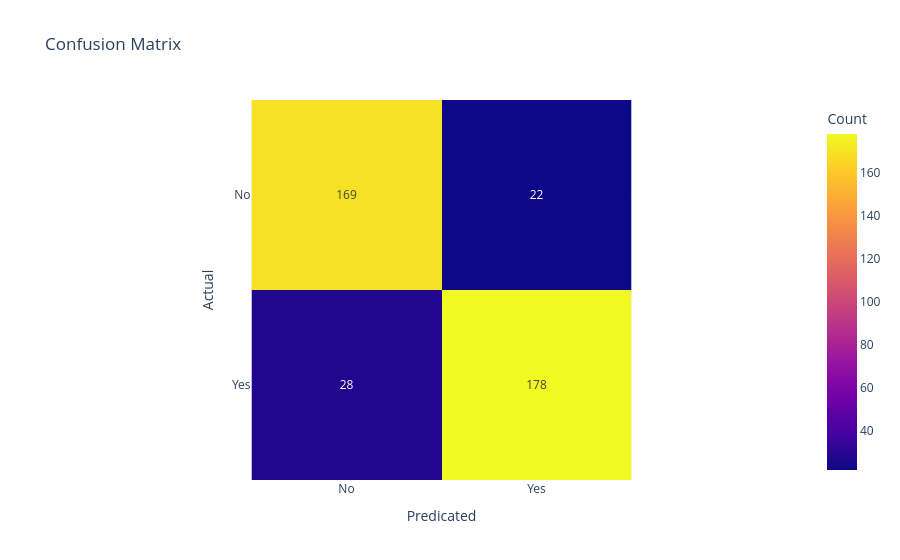

The code cell stored with this chart in its notebook:
### Markdown cell above
## 24. Confusion Metrix Visualization

### Code cell
fig= px.imshow(
    cm, text_auto=True,
    x=["No", "Yes"],
    y=["No", "Yes"],
    labels={
        "x": "Predicated",
        "y": "Actual",
        "color": "Count"
    }, title="Confusion Matrix"
)
fig.show()
fig.write_image("../outputs/confusion_matrix.png")

### Figure 1 — Plotly figure (JSON) as saved in the notebook; plotly's stock layout.template omitted (floating-point values rounded to 4 significant figures)
{"data": [{"coloraxis": "coloraxis", "hovertemplate": "Predicated: %{x}<br>Actual: %{y}<br>Count: %{z}<extra></extra>", "name": "0", "texttemplate": "%{z}", "type": "heatmap", "x": ["No", "Yes"], "xaxis": "x", "y": ["No", "Yes"], "yaxis": "y", "z": [[169, 22], [28, 178]]}], "layout": {"coloraxis": {"colorbar": {"title": {"text": "Count"}}, "colorscale": [[0, "#0d0887"], [0.1111, "#46039f"], [0.2222, "#7201a8"], [0.3333, "#9c179e"], [0.4444, "#bd3786"], [0.5556, "#d8576b"], [0.6667, "#ed7953"], [0.7778, "#fb9f3a"], [0.8889, "#fdca26"], [1, "#f0f921"]]}, "title": {"text": "Confusion Matrix"}, "xaxis": {"anchor": "y", "constrain": "domain", "domain": [0, 1], "scaleanchor": "y", "title": {"text": "Predicated"}}, "yaxis": {"anchor": "x", "autorange": "reversed", "constrain": "domain", "domain": [0, 1], "title": {"text": "Actual"}}}}
